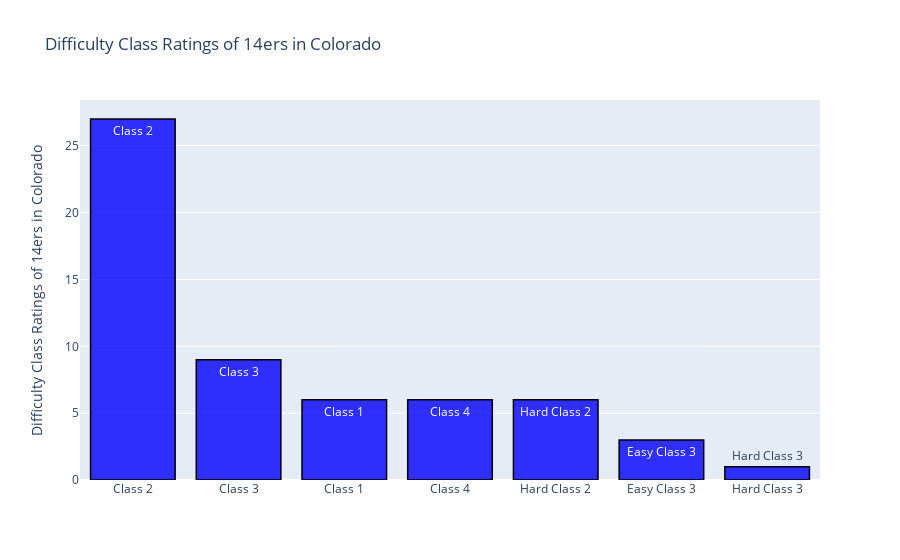

The code cell stored with this chart in its notebook:
### Code cell
data= fourteeners
selectedColumn = 'Difficulty'
title='Difficulty Class Ratings of 14ers in Colorado'
yAxisTitle = title
plotMultipleChoice(selectedColumn,data,title,yAxisTitle)

### Figure 1 — Plotly figure (JSON) as saved in the notebook; plotly's stock layout.template omitted (floating-point values rounded to 4 significant figures)
{"data": [{"marker": {"color": "rgba(0, 0, 255, 0.8)", "line": {"color": "rgb(0,0,0)", "width": 1.5}}, "name": "Kaggle", "text": ["Class 2", "Class 3", "Class 1", "Class 4", "Hard Class 2", "Easy Class 3", "Hard Class 3"], "type": "bar", "x": ["Class 2", "Class 3", "Class 1", "Class 4", "Hard Class 2", "Easy Class 3", "Hard Class 3"], "y": [27, 9, 6, 6, 6, 3, 1]}], "layout": {"barmode": "group", "showlegend": false, "title": {"text": "Difficulty Class Ratings of 14ers in Colorado"}, "yaxis": {"title": {"text": "Difficulty Class Ratings of 14ers in Colorado"}}}}
